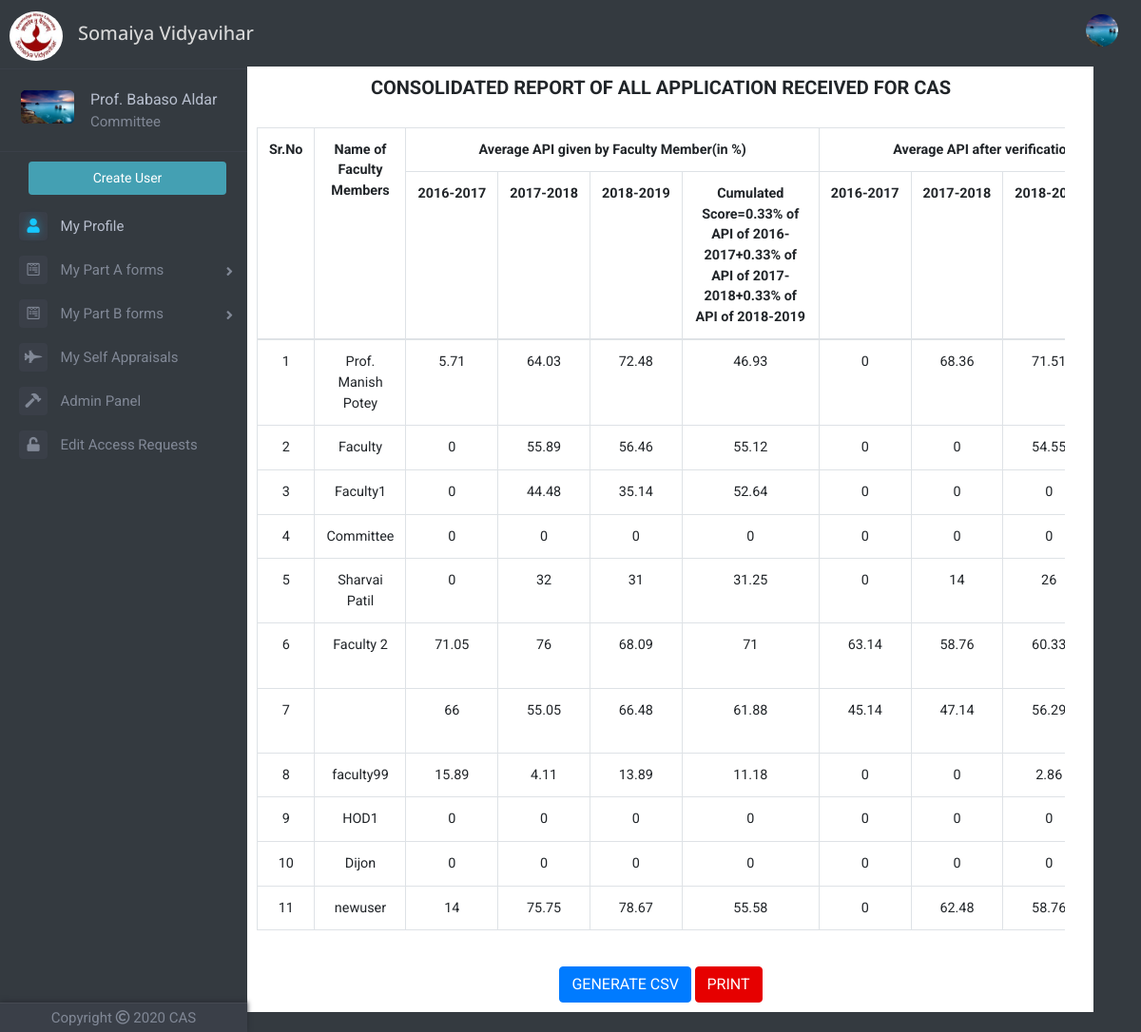
The app's page /finalsummary.php (signed in), older data.
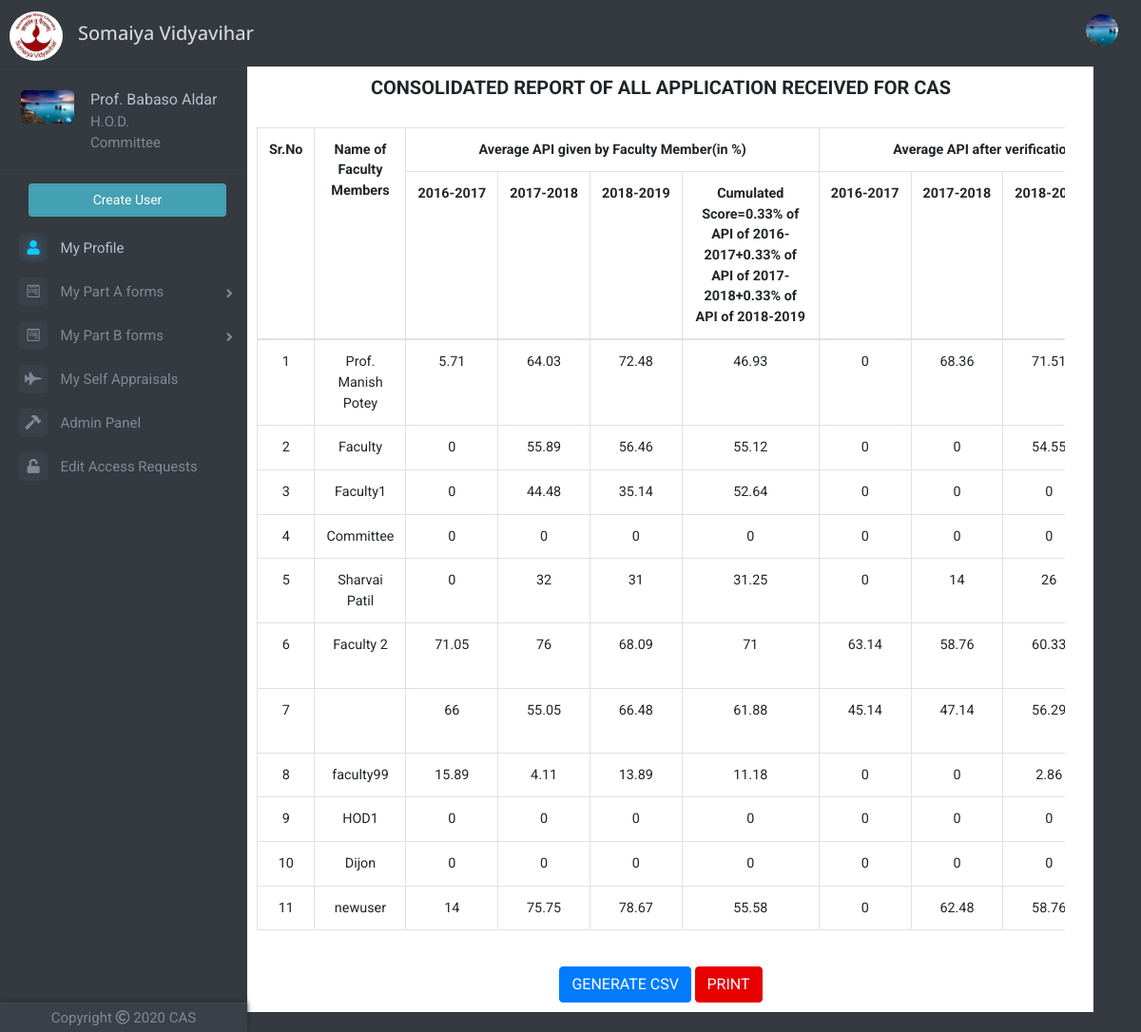
The same page, newer data.
### finalsummary.php (the view, shortened to what the changed rows need)
<?php
include 'dbh.php';
include 'top.php';
include 'left-nav.php';
?>
<div class="container">
    <div class="row justify-content-center">
    	<div class="col offset-md-2 parta" id="summary-container">
	    	<header>
	    		<h2 class="heading"><b>CONSOLIDATED REPORT OF ALL APPLICATION RECEIVED FOR CAS</b></h2><br>
	    	</header>
	    	<div class="container">
				<div class="row clearfix">
					<div class="col-md-12 column">
						<div class="admin-table">
						<table class="table table-bordered table-hover" id="tab-summary">
							<tr>
								<th class="text-center" rowspan="2">Sr.No</th>
								<th class="text-center" rowspan="2">Name of Faculty Members</th>
								<th class="text-center" colspan="4">Average API given by Faculty Member(in %)</th>
								<th class="text-center" colspan="4">Average API after verification by HOD(in %)</th>
							</tr>
							<tr>
								<th><?php echo $previousyear-3; ?>-<?php echo $previousyear-2; ?></th>
								<th><?php echo $previousyear-2; ?>-<?php echo $previousyear-1; ?></th>
								<th><?php echo $previousyear-1; ?>-<?php echo $previousyear; ?></th>
								<th>Cumulated Score=0.33% of API of <?php echo $previousyear-3; ?>-<?php echo $previousyear-2; ?>+0.33% of API of <?php echo $previousyear-2; ?>-<?php echo $previousyear-1; ?>+0.33% of API of <?php echo $previousyear-1; ?>-<?php echo $previousyear; ?></th>
								<th><?php echo $previousyear-3; ?>-<?php echo $previousyear-2; ?></th>
								<th><?php echo $previousyear-2; ?>-<?php echo $previousyear-1; ?></th>
								<th><?php echo $previousyear-1; ?>-<?php echo $previousyear; ?></th>
							</tr>
						</table>
						</div>
					</div>
				</div>
			</div>
			<br>
	    </div>
	</div>
	<br>
</div>
</body>
</html>

### left-nav.php (shortened to what the changed rows need)
<?php
$uid=mysqli_real_escape_string($conn,$_SESSION['id']);
$sqlp="SELECT profilePicLocation, faculty_name, admin, hod, committee FROM faculty_table WHERE id='$uid'";
$resultp=mysqli_query($conn,$sqlp);
$rowp=mysqli_fetch_assoc($resultp);
$faculty_name=$rowp['faculty_name'];
$hod=$rowp['hod'];
$committee=$rowp['committee'];
?>
<div class="page-wrapper chiller-theme toggled">
	<nav id="sidebar" class="sidebar-wrapper sm-hidden">
		<div class="sidebar-content">
			<br>
			<div class="sidebar-header">
				<div class="user-info">
					<span class="user-name" style="font-size: 16px">
						<?php echo $faculty_name; ?>
					</span>
					<?php
					if($hod==1)
					{
						?>
						<span class="user-role" style="font-size: 15px">H.O.D.</span>
				 		<?php
				 	}
				 	if($committee==1)
					{
						?>
						<span class="user-role" style="font-size: 15px">Committee</span>
				 		<?php
				 	}
				 	?>
				</div>
			</div>
			<?php
			$currentyear=date("Y");
			if(date("m")>=7)
		    {
		    	$currentyear+=1;
		    }
			$previousyear=$currentyear-1;
			?>
		</div>
	</nav>

Row changes from the older to the newer data that the page shows:
changed faculty_table "Prof. Babaso Aldar": hod 0 → 1 (drawn)
Text that changed along with them:
text now shown: "H.O.D."
